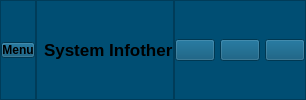
     <widget class="QFrame" name="header_frame">
      <property name="styleSheet">
       <string notr="true">background-color: rgb(0, 78, 115);</string>
      </property>
      <property name="frameShape">
       <enum>QFrame::NoFrame</enum>
      </property>
      <property name="frameShadow">
       <enum>QFrame::Raised</enum>
      </property>
      <layout class="QHBoxLayout" name="horizontalLayout">
       <property name="spacing">
        <number>0</number>
       </property>
       <property name="leftMargin">
        <number>0</number>
       </property>
       <property name="topMargin">
        <number>0</number>
       </property>
       <property name="rightMargin">
        <number>0</number>
       </property>
       <property name="bottomMargin">
        <number>0</number>
       </property>
       <item alignment="Qt::AlignLeft">
        <widget class="QFrame" name="header_left_central">
         <property name="styleSheet">
          <string notr="true">padding:0;
margin:0;</string>
         </property>
         <property name="frameShape">
          <enum>QFrame::StyledPanel</enum>
         </property>
         <property name="frameShadow">
          <enum>QFrame::Raised</enum>
         </property>
         <layout class="QHBoxLayout" name="horizontalLayout_4">
          <property name="spacing">
           <number>0</number>
          </property>
          <property name="leftMargin">
           <number>0</number>
          </property>
          <property name="topMargin">
           <number>0</number>
          </property>
          <property name="rightMargin">
           <number>0</number>
          </property>
          <property name="bottomMargin">
           <number>0</number>
          </property>
          <item alignment="Qt::AlignLeft">
           <widget class="QPushButton" name="open_close_side_bar_btn">
            <property name="font">
             <font>
              <bold>true</bold>
             </font>
            </property>
            <property name="styleSheet">
             <string notr="true">margin:0;
</string>
            </property>
            <property name="text">
             <string>Menu</string>
            </property>
            <property name="icon">
             <iconset resource="icons.qrc">
              <normaloff>:/icons/icons/align-left.svg</normaloff>:/icons/icons/align-left.svg</iconset>
            </property>
            <property name="iconSize">
             <size>
              <width>32</width>
              <height>32</height>
             </size>
            </property>
           </widget>
          </item>
         </layout>
        </widget>
       </item>
       <item>
        <widget class="QFrame" name="header_central_framel">
         <property name="frameShape">
          <enum>QFrame::StyledPanel</enum>
         </property>
         <property name="frameShadow">
          <enum>QFrame::Raised</enum>
         </property>
         <layout class="QHBoxLayout" name="horizontalLayout_3">
          <property name="spacing">
           <number>0</number>
          </property>
          <property name="leftMargin">
           <number>0</number>
          </property>
          <property name="topMargin">
           <number>0</number>
          </property>
          <property name="rightMargin">
           <number>0</number>
          </property>
          <property name="bottomMargin">
           <number>0</number>
          </property>
          <item alignment="Qt::AlignRight">
           <widget class="QLabel" name="label">
            <property name="text">
             <string/>
            </property>
            <property name="pixmap">
             <pixmap resource="icons.qrc">:/icons/icons/airplay.svg</pixmap>
            </property>
           </widget>
          </item>
          <item>
           <widget class="QLabel" name="label_2">
            <property name="font">
             <font>
              <pointsize>13</pointsize>
              <bold>true</bold>
             </font>
            </property>
            <property name="text">
             <string>System Infother</string>
            </property>
           </widget>
          </item>
         </layout>
        </widget>
       </item>
       <item alignment="Qt::AlignRight">
        <widget class="QFrame" name="header_right_frame">
         <property name="font">
          <font>
           <pointsize>8</pointsize>
          </font>
         </property>
         <property name="frameShape">
          <enum>QFrame::StyledPanel</enum>
         </property>
         <property name="frameShadow">
          <enum>QFrame::Raised</enum>
         </property>
         <layout class="QHBoxLayout" name="horizontalLayout_2">
          <property name="spacing">
           <number>5</number>
          </property>
          <property name="leftMargin">
           <number>0</number>
          </property>
          <property name="topMargin">
           <number>0</number>
          </property>
          <property name="rightMargin">
           <number>0</number>
          </property>
          <property name="bottomMargin">
           <number>0</number>
          </property>
          <item>
           <widget class="QPushButton" name="minimize_window_button">
            <property name="text">
             <string/>
            </property>
            <property name="icon">
             <iconset resource="icons.qrc">
              <normaloff>:/icons/icons/minimize-2.svg</normaloff>:/icons/icons/minimize-2.svg</iconset>
            </property>
           </widget>
          </item>
          <item>
           <widget class="QPushButton" name="restore_window_button">
            <property name="text">
             <string/>
            </property>
            <property name="icon">
             <iconset resource="icons.qrc">
              <normaloff>:/icons/icons/maximize-2.svg</normaloff>:/icons/icons/maximize-2.svg</iconset>
            </property>
            <property name="iconSize">
             <size>
              <width>16</width>
              <height>16</height>
             </size>
            </property>
           </widget>
          </item>
          <item>
           <widget class="QPushButton" name="close_window_button">
            <property name="text">
             <string/>
            </property>
            <property name="icon">
             <iconset resource="icons.qrc">
              <normaloff>:/icons/icons/x.svg</normaloff>:/icons/icons/x.svg</iconset>
            </property>
            <property name="iconSize">
             <size>
              <width>16</width>
              <height>16</height>
             </size>
            </property>
           </widget>
          </item>
         </layout>
        </widget>
       </item>
      </layout>
     </widget>
